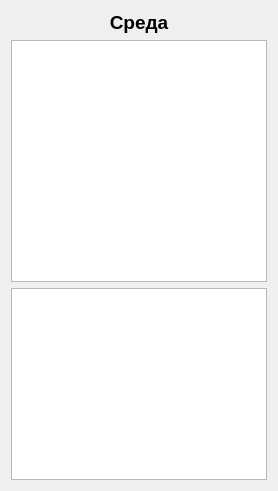
         <widget class="QWidget" name="Wednesday" native="true">
          <property name="minimumSize">
           <size>
            <width>240</width>
            <height>370</height>
           </size>
          </property>
          <layout class="QVBoxLayout" name="verticalLayout_9">
           <item>
            <widget class="QLabel" name="Wed">
             <property name="font">
              <font>
               <pointsize>14</pointsize>
               <weight>75</weight>
               <bold>true</bold>
              </font>
             </property>
             <property name="styleSheet">
              <string notr="true">QLable { font-size: 14px; }</string>
             </property>
             <property name="text">
              <string>Среда</string>
             </property>
             <property name="alignment">
              <set>Qt::AlignCenter</set>
             </property>
            </widget>
           </item>
           <item>
            <widget class="QTableWidget" name="Wed_school">
             <property name="minimumSize">
              <size>
               <width>0</width>
               <height>242</height>
              </size>
             </property>
             <property name="maximumSize">
              <size>
               <width>16777215</width>
               <height>242</height>
              </size>
             </property>
             <property name="font">
              <font>
               <pointsize>10</pointsize>
              </font>
             </property>
            </widget>
           </item>
           <item>
            <widget class="QTableWidget" name="Wed_note">
             <property name="maximumSize">
              <size>
               <width>16777215</width>
               <height>16777215</height>
              </size>
             </property>
            </widget>
           </item>
          </layout>
         </widget>
